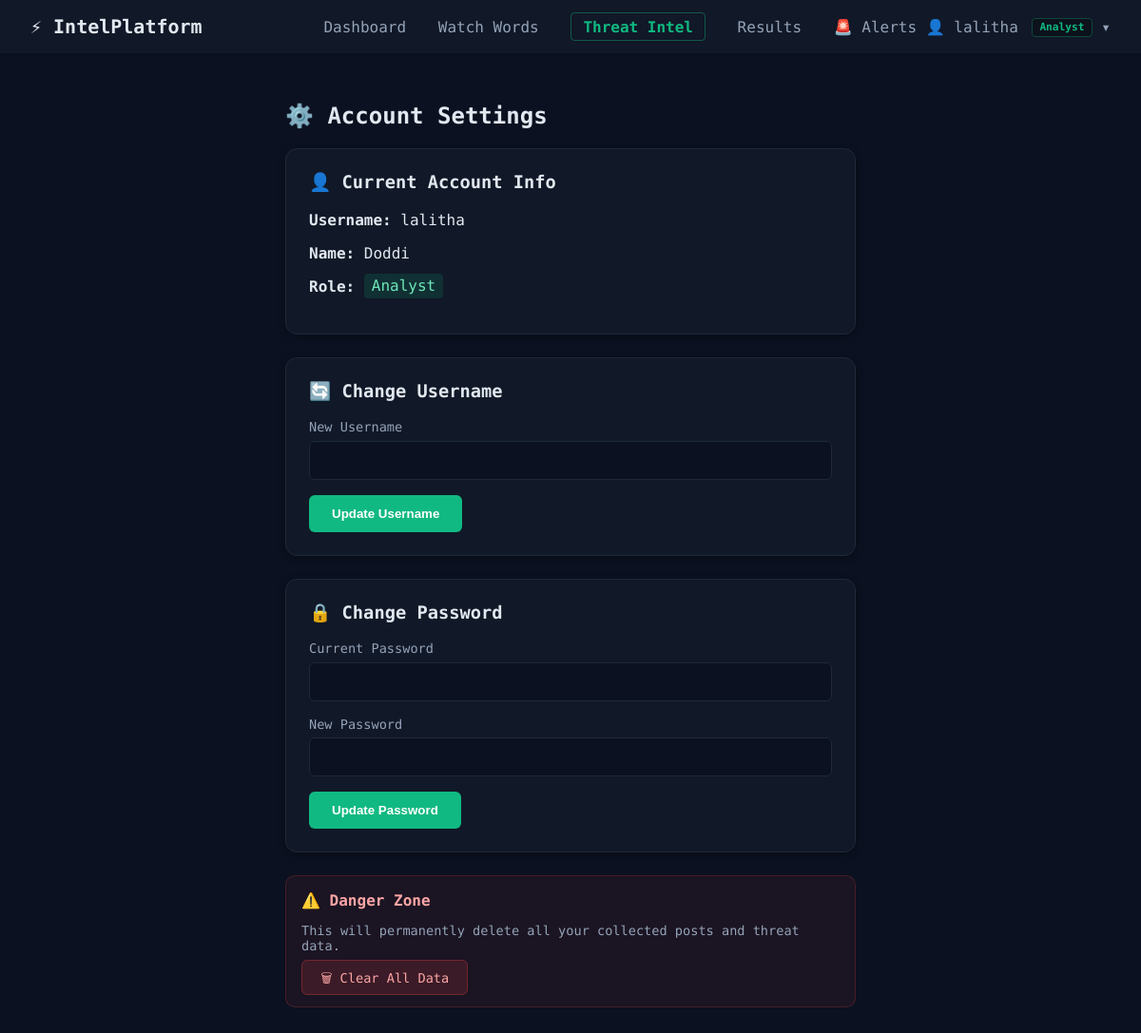
Before: /account-settings (signed in) with the older database file.
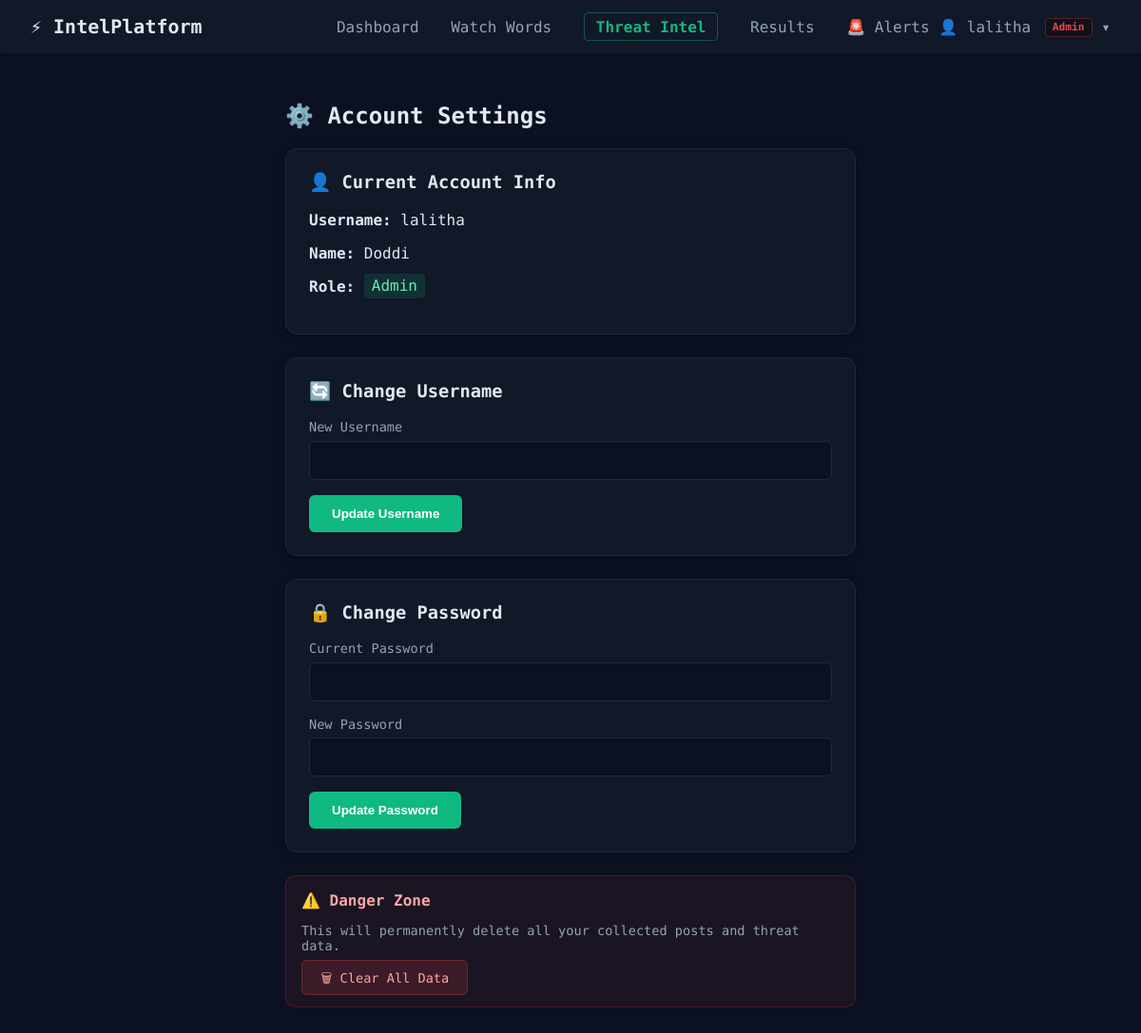
After: the same page with the newer database file.
### tables this page shows
CREATE TABLE users (
                id INTEGER PRIMARY KEY AUTOINCREMENT,
                name TEXT NOT NULL,
                username TEXT UNIQUE NOT NULL,
                password TEXT NOT NULL
            , role TEXT DEFAULT 'Analyst');

### app.py (the view, shortened to what this page needs)
@app.route('/account-settings', methods=['GET', 'POST'])
@login_required
def account_settings():
    db = get_db()
    user = db.execute('SELECT * FROM users WHERE id = ?', (session['user_id'],)).fetchone()
    return render_template('account_settings.html', user=user)

### app.py (called while the page is built)
def login_required(f):
    @wraps(f)
    def decorated(*args, **kwargs):
        if 'user_id' not in session:
            return redirect(url_for('login'))
        return f(*args, **kwargs)
    return decorated

def get_db():
    conn = sqlite3.connect(DATABASE)
    conn.row_factory = sqlite3.Row
    return conn

@app.before_request
def before_request():
    init_db()

### templates/account_settings.html (shortened to what this page needs)
{% extends 'base.html' %}
{% block content %}
<div style="max-width:600px;margin:0 auto;">
    <h2>⚙️ Account Settings</h2>
    <div style="background:var(--card-bg);border-radius:12px;border:1px solid var(--border-color);padding:1.5rem;margin-bottom:1.5rem;box-shadow:0 2px 8px rgba(0,0,0,.3);">
        <h3 style="margin-top:0;">👤 Current Account Info</h3>
        <p><strong>Username:</strong> {{ user['username'] }}</p>
        <p><strong>Name:</strong> {{ user['name'] }}</p>
        <p><strong>Role:</strong> <span style="background:rgba(16,185,129,.15);color:#6ee7b7;padding:.2rem .5rem;border-radius:4px;">{{ user['role'] }}</span></p>
    </div>
    <div style="background:var(--card-bg);border-radius:12px;border:1px solid var(--border-color);padding:1.5rem;margin-bottom:1.5rem;box-shadow:0 2px 8px rgba(0,0,0,.3);">
        <h3 style="margin-top:0;">🔄 Change Username</h3>
        <form method="POST">
            <div style="margin-bottom:1rem;">
                <label style="display:block;margin-bottom:.4rem;font-size:.85rem;color:var(--text-muted);">New Username</label>
                <input type="text" name="new_username" required style="width:100%;padding:.75rem;border:1px solid var(--border-color);border-radius:6px;background:#0b1120;color:var(--text-main);box-sizing:border-box;">
            </div>
            <button type="submit" class="btn-primary">Update Username</button>
        </form>
    </div>
    <div style="background:var(--card-bg);border-radius:12px;border:1px solid var(--border-color);padding:1.5rem;box-shadow:0 2px 8px rgba(0,0,0,.3);">
        <h3 style="margin-top:0;">🔒 Change Password</h3>
        <form method="POST">
            <div style="margin-bottom:1rem;">
                <label style="display:block;margin-bottom:.4rem;font-size:.85rem;color:var(--text-muted);">Current Password</label>
                <input type="password" name="current_password" required style="width:100%;padding:.75rem;border:1px solid var(--border-color);border-radius:6px;background:#0b1120;color:var(--text-main);box-sizing:border-box;">
            </div>
            <div style="margin-bottom:1rem;">
                <label style="display:block;margin-bottom:.4rem;font-size:.85rem;color:var(--text-muted);">New Password</label>
                <input type="password" name="new_password" required style="width:100%;padding:.75rem;border:1px solid var(--border-color);border-radius:6px;background:#0b1120;color:var(--text-main);box-sizing:border-box;">
            </div>
            <button type="submit" class="btn-primary">Update Password</button>
        </form>
    </div>
    <div style="margin-top:1.5rem;padding:1rem;background:rgba(239,68,68,.07);border:1px solid rgba(239,68,68,.2);border-radius:10px;">
        <h4 style="margin:0 0 .5rem;color:#fca5a5;">⚠️ Danger Zone</h4>
        <p style="color:var(--text-muted);font-size:.85rem;margin-bottom:1rem;">This will permanently delete all your collected posts and threat data.</p>
        <a href="{{ url_for('clear_data') }}" onclick="return confirm('Are you sure? This deletes ALL your data permanently.')" style="text-decoration:none;padding:.6rem 1.2rem;background:rgba(239,68,68,.15);color:#fca5a5;border:1px solid rgba(239,68,68,.3);border-radius:6px;font-size:.85rem;">🗑 Clear All Data</a>
    </div>
</div>
{% endblock %}

### templates/base.html (shortened to what this page needs)
<!DOCTYPE html>
<html lang="en">
<head>
    <link rel="stylesheet" href="{{ url_for('static', filename='css/style.css') }}">
</head>
<body>
    {% if session.get('user_id') %}
    <nav class="navbar">
        <div class="nav-brand">⚡ IntelPlatform</div>
        <div class="nav-links">
            <a href="{{ url_for('dashboard') }}">Dashboard</a>
            <a href="{{ url_for('watchwords') }}">Watch Words</a>
            <a href="{{ url_for('threat_intelligence') }}" class="nav-threat">Threat Intel</a>
            <a href="{{ url_for('results') }}">Results</a>
            <a href="{{ url_for('alert_inbox') }}" style="position:relative;">
                🚨 Alerts
            </a>
            <div class="nav-dropdown" style="position:relative;display:inline-block;">
                {% set role_badge = {'Admin':'#ef4444','Analyst':'#10b981','Viewer':'#94a3b8'} %}
                <span style="cursor:pointer;color:var(--text-muted);">👤 {{ session.get('username') }}
                    <span style="font-size:.7rem;padding:.15rem .45rem;border-radius:4px;font-weight:700;background:rgba(0,0,0,.3);color:{{ role_badge.get(session.get('role','Viewer'),'#94a3b8') }};border:1px solid {{ role_badge.get(session.get('role','Viewer'),'#94a3b8') }}55;vertical-align:middle;margin-left:.3rem;">{{ session.get('role','Viewer') }}</span>
                ▾</span>
            </div>
        </div>
    </nav>
    {% endif %}
    <main class="container">
        {% block content %}{% endblock %}
    </main>
</body>
</html>

Changed rows visible on the page:
changed users "lalitha": get "Analyst" → "Admin"; role "Analyst" → "Admin"
